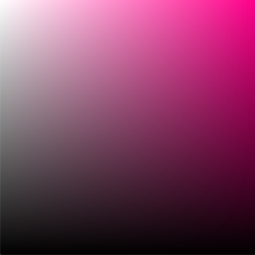
Frame 1 (no input)
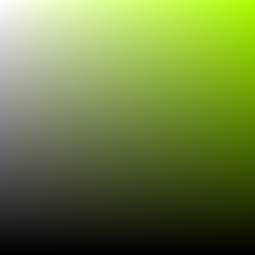
Frame 60 (the mouse pressed at the canvas centre just before this capture)
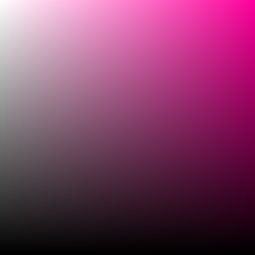
Frame 120 (the mouse held since frame 60 and released just before this capture)

The Processing sketch that drew these frames (run headless with seeded random() and noise(); from frame 60 on, the mouse is pressed at the canvas centre):

// Processing sketch: processing_82067
// ── processing_82067.pde

void setup(){
 size(255,255);
 background (255);
 //noLoop();
 smooth();
 noStroke();
 colorMode(HSB);
}

void draw(){
  int r = int(random(0,359));
  for(int b = 0; b < 255; b += 1){
    for(int c =0; c < 255; c += 1){
    fill(r,255-b,255-c);
    ellipse(255-b,c,2,2);
    //fill(b,0,0);
    //ellipse(c,255-b,2,2);
    }
  }
  
  
}
